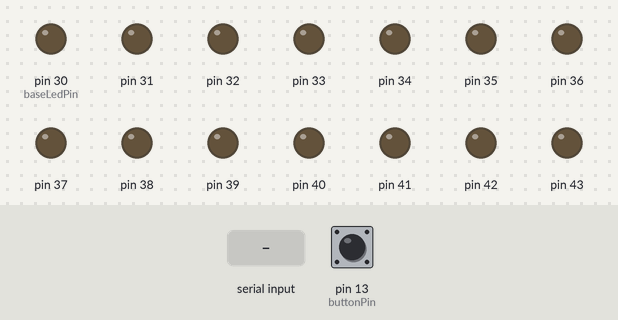
The sketch below on a simulated Arduino Mega 2560, built with avr-gcc and run on an emulated ATmega2560. Shown: output pins drawn as LEDs (lit = HIGH). The test bench sets the inputs (shaded band); at power-on: pin 13 (buttonPin) LOW.

Above: at 1.2 s.
1.3 s: byte 6 (6) received over Serial
At 2.3 s:
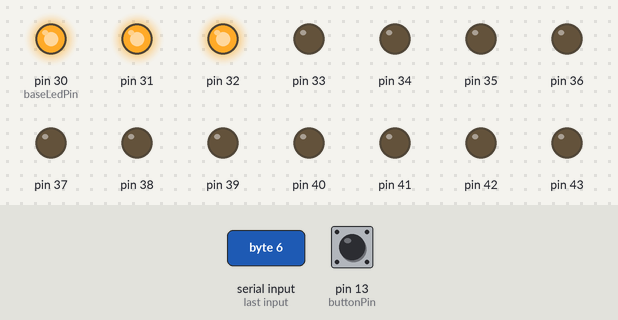
2.8 s: byte 7 (7) received over Serial
At 3.4 s:
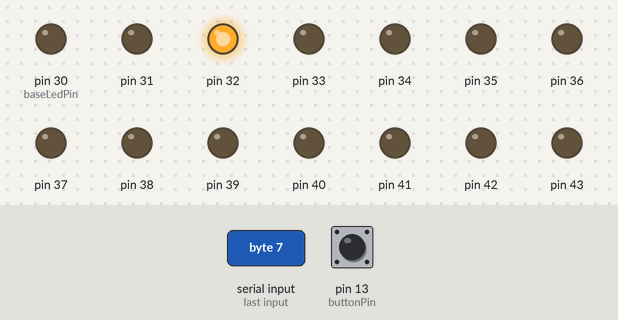
4.3 s: byte 8 (8) received over Serial
At 5.7 s:
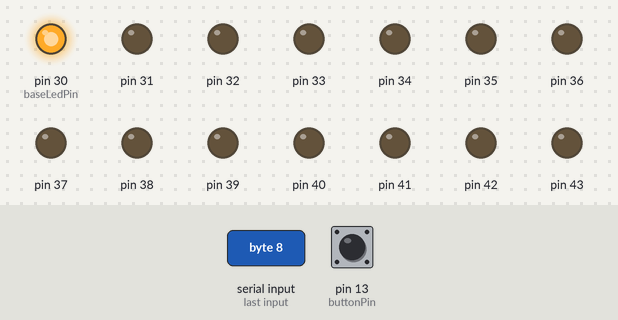
Timing chart, 0 to 7.3 s (numbered marks = the images above; inputs shaded):
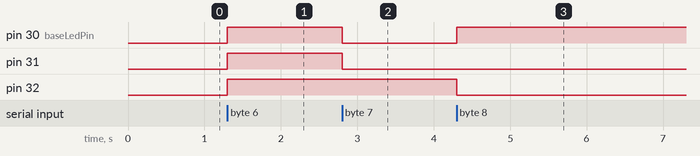

Measured:
- after the input at 1.3 s, pin 30 (baseLedPin), pin 31, pin 32: LOW → HIGH at once
- after the input at 2.8 s, pin 30 (baseLedPin), pin 31: HIGH → LOW at once
- after the input at 4.3 s, pin 30 (baseLedPin): LOW → HIGH at once; pin 32: HIGH → LOW at once

The sketch:

button_table.ino
```cpp
// Button control
const int buttonPin = 13;     // the number of the pushbutton pin
bool blockPress = false;
int buttonState = 0;

// LED control
int activeLed = 0;
const int baseLedPin = 30;

//LED colors: {active, correct, wrong}
const int statusRed[3] = {HIGH, LOW, HIGH};
const int statusGreen[3] = {HIGH, LOW, LOW};
const int statusBlue[3] = {HIGH, HIGH, LOW};


void setActiveLed(int led){
  activeLed = led;
}

void setCurrentLedActive(){
    digitalWrite(baseLedPin + activeLed * 3, statusRed[0]);
    digitalWrite(baseLedPin + activeLed * 3 + 1, statusGreen[0]);
    digitalWrite(baseLedPin + activeLed * 3 + 2, statusBlue[0]);
}

void setCurrentLedCorrect(){
    digitalWrite(baseLedPin + activeLed * 3, statusRed[1]);
    digitalWrite(baseLedPin + activeLed * 3 + 1, statusGreen[1]);
    digitalWrite(baseLedPin + activeLed * 3 + 2, statusBlue[1]);
}

void setCurrentLedWrong(){
    digitalWrite(baseLedPin + activeLed * 3, statusRed[2]);
    digitalWrite(baseLedPin + activeLed * 3 + 1, statusGreen[2]);
    digitalWrite(baseLedPin + activeLed * 3 + 2, statusBlue[2]);
}


void setup() {
  pinMode(buttonPin, INPUT);

  for(int i = baseLedPin; i < baseLedPin +15; i++) {
    pinMode(i, OUTPUT);
  }

   Serial.begin(9600);
}


void loop() {

  buttonState = digitalRead(buttonPin);

  if (Serial.available() > 0) {
    byte incomingByte = 0;
    incomingByte = Serial.read(); // read the incoming byte:
    if (incomingByte != -1) { // -1 means no data is available
        switch(incomingByte){
          case 0:
            setActiveLed(0);
            break;
           case 1:
               setActiveLed(1);
            break;
           case 2:
             setActiveLed(2);
            break;
           case 3:
             setActiveLed(3);
            break;
            case 4:
             setActiveLed(4);
            break;
            case 6:
             setCurrentLedActive();
            break;
            case 7:
             setCurrentLedCorrect();
            break;
            case 8:
             setCurrentLedWrong();
            break;
        }
    }
  }

  if (buttonState == HIGH) {
    if(!blockPress){
      Serial.print(1);
      delay(300);
      blockPress = true;
    }
  } else {
    blockPress = false;
  }


}
```
